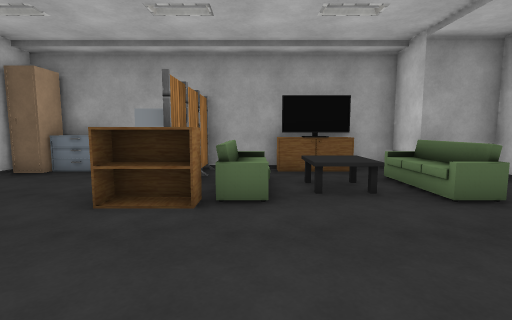
[1] (above)

14 first-person views from a walk through a Unity game level. The camera is 1.2 m above the floor, tilts 6° down and sees 85° across. The floor is counted in squares, 1 m on a side. Each view is taken from the middle of a square. On the plan, view 1 faces up. The plan holds only what a view shows up to about 13 squares ahead; the rest is blank. Some animated figures are left out. Some surface patterns are stand-ins.

[2]
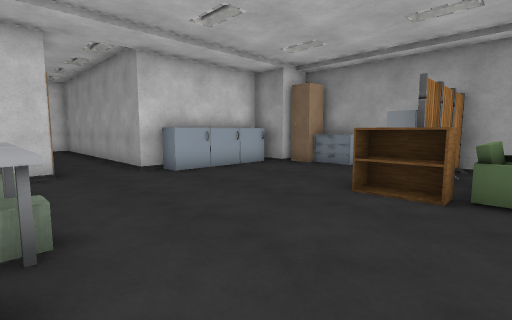

[3]
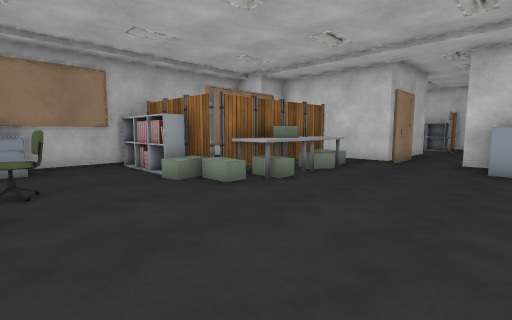

[4]
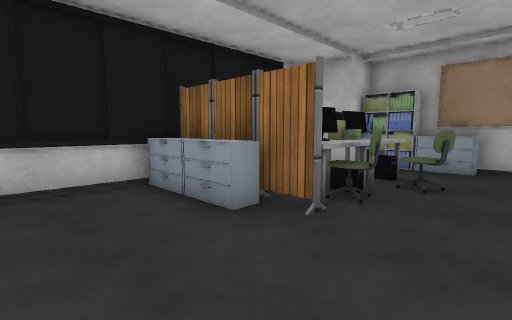

[5]
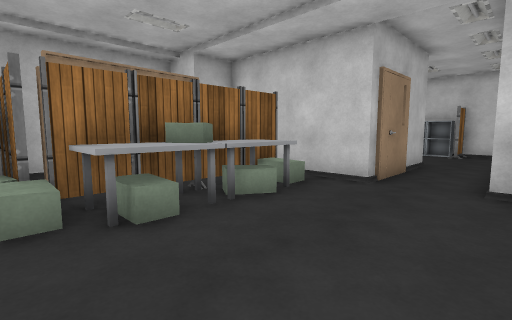

[6]
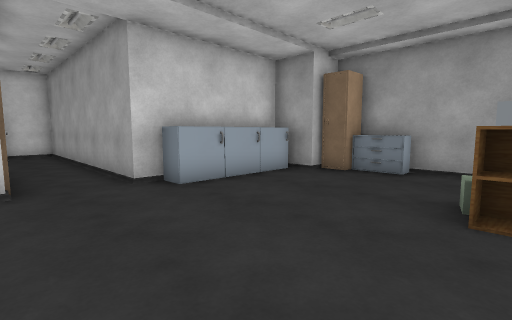

[7]
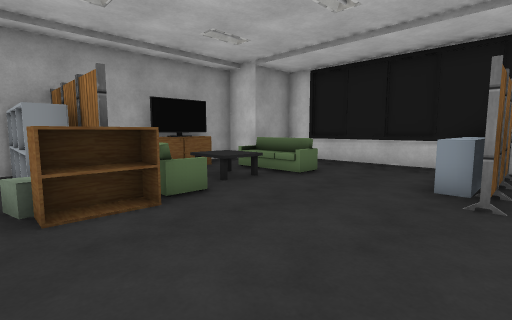

[8]
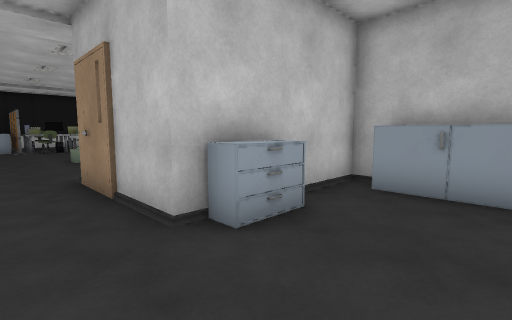

[9]
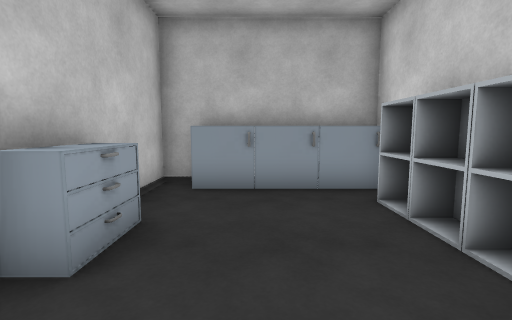

[10]
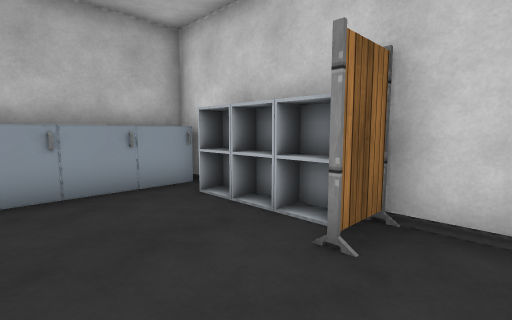

[11]
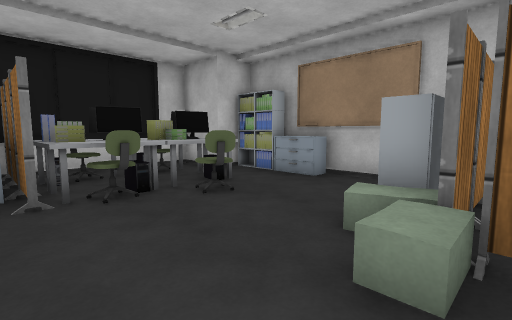

[12]
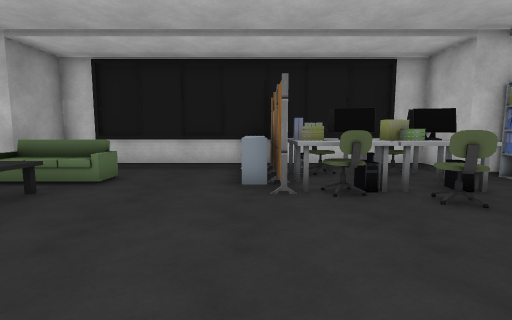

[13]
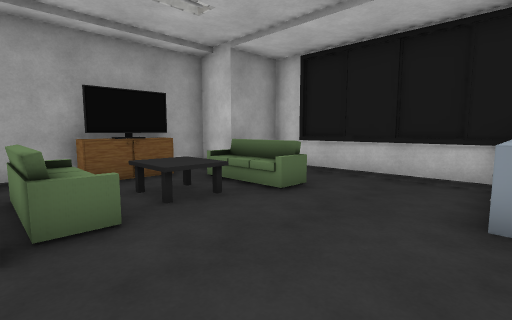

[14]
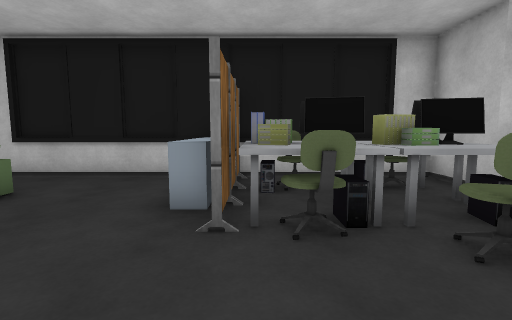

### Floor plan
Key: @ floor where view 1 was taken; # wall or solid block; . main floor; : floor 1 m higher than the main floor; / step, stairs or slope; = window, fence, low wall or low ledge; ^ raised ledge.
Columns run from 18 left of view 1 to 6 right of it. Each row starts with its distance up from view 1.
  9             #########
  8            ##^..#..#####
  7           ^#....#==..==##
  6           ^.....^==^^.=.#
  5           ^.....^^=.^.=.#
  4          #^.....^^......#
  3 ##########^.............#
  2 #.......................#
  1 ##...................^^^#
  0 ##...^####........@.#^^^#
 -1 ##...#   #.///:=....^^^^#
 -2 ##...#   ###=###....^^^^#
 -3 #....#     ######...^^^^#
 -4 #^^^^#          #....==##
 -5 ######          #..#^####
 -6                 ####^##

Positions as (right, up) in squares from view 1, and headings:
1: (0, 0), facing up
2: (0, -1), facing up-left
3: (2, 4), facing down-left
4: (0, 4), facing down-right
5: (-2, 3), facing down-left
6: (-2, 0), facing up-left
7: (-3, 0), facing up-right
8: (-16, 2), facing down-right
9: (-15, 2), facing down
10: (-14, 2), facing down-left
11: (-3, 1), facing down-right
12: (-3, 1), facing right
13: (-1, 1), facing up-right
14: (-1, 0), facing right
